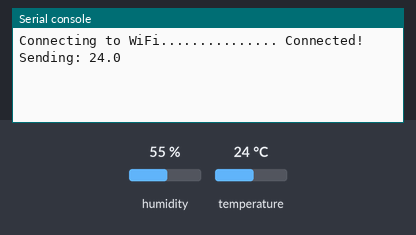
Recording of a program running on a simulated ESP32 board running MicroPython. Shown: the last lines printed to the serial console. The test bench sets the inputs (shaded band); at power-on: temperature 24 °C, humidity 55 %. WiFi joins after 1.5 s; no MQTT or app messages arrive unless stated.

Above: at 2.8 s.
2.9 s: temperature set to 12 °C
At 5.2 s:
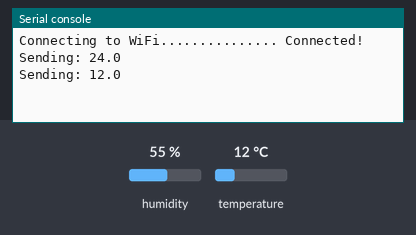
5.6 s: temperature set to 19 °C
At 6.4 s:
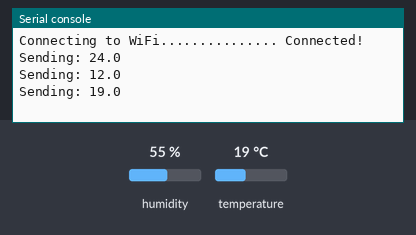
Timing chart, 0 to 8.6 s (numbered marks = the images above; inputs shaded):
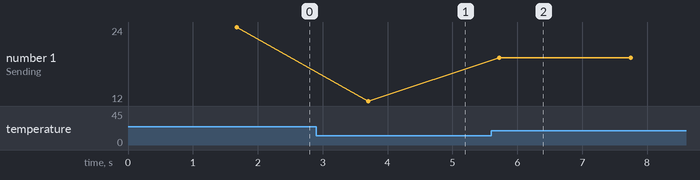

The program:

main.py
```python
import dht
import machine
import time
import network
from umqtt.simple import MQTTClient

# MQTT Broker Details
MQTT_BROKER = "broker.hivemq.com"
MQTT_TOPIC = "iot/hrishikesh/temp"

# Connect to Wokwi WiFi (Simulated)
print("Connecting to WiFi", end="")
sta_if = network.WLAN(network.STA_IF)
sta_if.active(True)
sta_if.connect('Wokwi-GUEST', '')
while not sta_if.isconnected():
    print(".", end="")
    time.sleep(0.1)
print(" Connected!")

# DHT Sensor Setup
sensor = dht.DHT22(machine.Pin(15))

# MQTT Setup
client = MQTTClient("esp32_client", MQTT_BROKER)
client.connect()

# Main Loop
while True:
    try:
        sensor.measure()
        temp = sensor.temperature()
        message = str(temp)
        print("Sending:", message)
        client.publish(MQTT_TOPIC, message)
    except OSError as e:
        print("Sensor Error:", e)
    time.sleep(2)
```

Measured:
- after the input at 2.9 s, the serial console: prints a new line after 0.80 s (image 1)
- after the input at 5.6 s, the serial console: prints a new line after 0.12 s (image 2)
- plotted number 1: 24 → 12 after the input at 2.9 s, 12 → 19 after the input at 5.6 s
